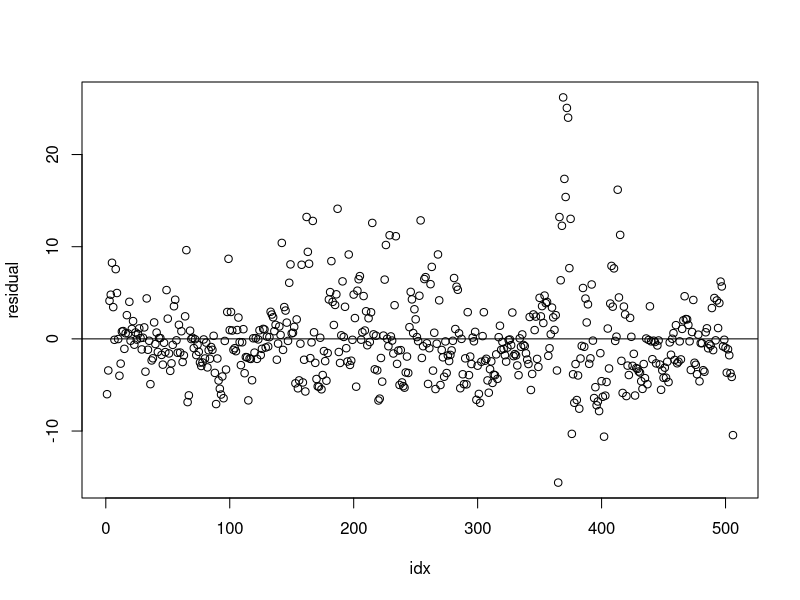
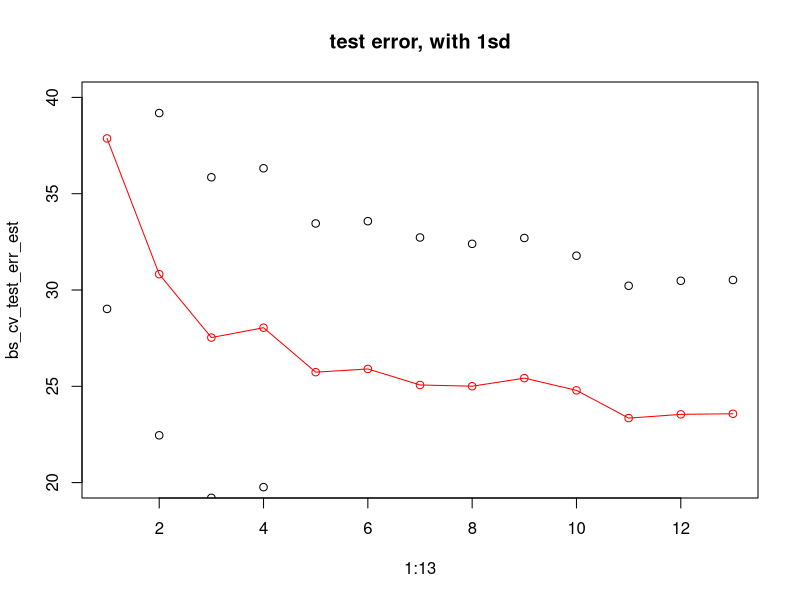

The R script that drew these images, in order:
rm(list=ls())
library(MASS)
data(Boston)
# head(Boston)
# ?Boston #medv: response
# Boston$chas = as.factor(Boston$chas)
# Boston$rad = as.factor(Boston$rad)

data_X = model.matrix(medv~., Boston)[,-1]
data_y = Boston$medv

set.seed(20240419)


#regular least squares
ls_fit = lm(medv~., data=Boston)
round(coef(ls_fit),3)
plot(1:506, ls_fit$residuals, xlab='idx', ylab='residual')
abline(0,0)

ls_num_cv_iter = 100
ls_error_vec = rep(NA, ls_num_cv_iter)
for(k in 1:ls_num_cv_iter){
    train_data_size = 450 #among 506
    train_data_indicator = sample(c(rep(TRUE,train_data_size), rep(FALSE,nrow(Boston)-train_data_size)))
    test_data_indicator = !(train_data_indicator)
    ls_fit_full = lm(medv~., data=Boston[train_data_indicator,])
    pred = predict(ls_fit_full, as.data.frame(data_X[test_data_indicator,]))
    ls_error_vec[k] = mean((as.vector(pred) - data_y[test_data_indicator])^2)
}
mean(ls_error_vec)
sd(ls_error_vec)


#best subset (say 'bs')
library(leaps)
bs_fit_full = regsubsets(medv ~ ., Boston, nvmax=13)
summary(bs_fit_full)

#CV (not k-fold, but randomly select training/test dataset for each iteration)

bs_num_cv_iter = 100
bs_val_errors_mat = matrix(NA, bs_num_cv_iter, 13)
for(k in 1:bs_num_cv_iter){
    train_data_size = 450 #among 506
    train_data_indicator = sample(c(rep(TRUE,train_data_size), rep(FALSE,nrow(Boston)-train_data_size)))
    test_data_indicator = !(train_data_indicator)
    bs_fit = regsubsets(medv ~ ., Boston[train_data_indicator,], nvmax=13)
    test_data_X = model.matrix(medv~., data=Boston[test_data_indicator,])
    val_errors = rep(NA, 13)
    for(i in 1:13){
        coef_i = coef(bs_fit, id=i)
        pred = test_data_X[,names(coef_i)] %*% coef_i
        val_errors[i] = mean((Boston$medv[test_data_indicator]-pred)^2)
    }
    bs_val_errors_mat[k,] = val_errors
}
bs_cv_test_err_est = colMeans(bs_val_errors_mat)
bs_cv_test_err_sd = apply(bs_val_errors_mat, 2, sd)

which.min(bs_cv_test_err_est) #11
plot(1:13, bs_cv_test_err_est, col='red', ylim=c(20,40), type='l', main="test error, with 1sd")
points(1:13, bs_cv_test_err_est, col='red')
points(1:13, bs_cv_test_err_est+bs_cv_test_err_sd, col='black')
points(1:13, bs_cv_test_err_est-bs_cv_test_err_sd, col='black')
#use 5 or 11
round(coef(bs_fit_full, id=11),3)
bs_cv_test_err_est[11] #test err est
sd(bs_val_errors_mat[,11])

#ridge
library(glmnet)
data_X = model.matrix(medv~., Boston)[,-1]
data_y = Boston$medv
# ?glmnet
ridge_fit = glmnet(data_X, data_y, family="gaussian", standardize=TRUE, alpha=0, lambda=c(10000, 1000, 100, 10, 1, 0.1)) 
#use a decreasing sequence of lambda
sqrt(sum(coef(ridge_fit)[-1,1]^2)) 
#return to the original scale(covered back from standardization)
sqrt(sum(coef(ridge_fit)[-1,2]^2))
sqrt(sum(coef(ridge_fit)[-1,3]^2))
sqrt(sum(coef(ridge_fit)[-1,4]^2))
sqrt(sum(coef(ridge_fit)[-1,5]^2))
sqrt(sum(coef(ridge_fit)[-1,6]^2))

set.seed(20240419)
lambda_grid = 10^seq(10, -3, length=100)
ridge_num_cv_iter = 100
ridge_val_errors_mat = matrix(NA, ridge_num_cv_iter, length(lambda_grid))
for(k in 1:ridge_num_cv_iter){
    train_data_size = 450 #among 506
    train_data_indicator = sample(c(rep(TRUE,train_data_size), rep(FALSE,nrow(Boston)-train_data_size)))
    test_data_indicator = !(train_data_indicator)
    ridge_fit = glmnet(data_X[train_data_indicator,], data_y[train_data_indicator], 
                        family="gaussian", standardize=TRUE, alpha=0, lambda=lambda_grid) 
    val_errors = rep(NA, length(lambda_grid))
    for(i in 1:length(lambda_grid)){
        ridge_pred = predict(ridge_fit, s=lambda_grid[i], newx=data_X[test_data_indicator,])
        val_errors[i] = mean((data_y[test_data_indicator]-ridge_pred)^2)
    }
    ridge_val_errors_mat[k,] = val_errors
}
ridge_cv_test_err_est = colMeans(ridge_val_errors_mat)
which.min(ridge_cv_test_err_est) #83
lambda_grid[which.min(ridge_cv_test_err_est)] #0.0001592283
ridge_cv_test_err_est[which.min(ridge_cv_test_err_est)] #23.09675
sd(ridge_val_errors_mat[,which.min(ridge_cv_test_err_est)])


##select
ridge_fit = glmnet(data_X, data_y, family="gaussian", standardize=TRUE, alpha=0, lambda=c(0.1, 0.001, 0.0001592283, 0.0000001)) 
round(coef(ridge_fit)[,3],3)


#lasso
library(glmnet)
data_X = model.matrix(medv~., Boston)[,-1]
data_y = Boston$medv
lasso_fit = glmnet(data_X, data_y, family="gaussian", standardize=TRUE, alpha=1, lambda=c(100, 10, 1, 0.1, 0.01)) 
#use a decreasing sequence of lambda
sum(abs(coef(lasso_fit)[-1,1]))
#return to the original scale(covered back from standardization)
sum(abs(coef(lasso_fit)[-1,2]))
sum(abs(coef(lasso_fit)[-1,3]))
sum(abs(coef(lasso_fit)[-1,4]))
sum(abs(coef(lasso_fit)[-1,5]))

set.seed(20240419)
lambda_grid = 10^seq(2, -5, length=100)
#CV (problem 5)
lasso_num_cv_iter = 100
lasso_val_errors_mat = matrix(NA, lasso_num_cv_iter, length(lambda_grid))
for(k in 1:lasso_num_cv_iter){
    train_data_size = 450 #among 506 #bootstrap: set it nrow(Boston), or 506
    train_data_indicator = sample(c(rep(TRUE,train_data_size), rep(FALSE,nrow(Boston)-train_data_size))) #bootstrap: sample it with replacement
    test_data_indicator = !(train_data_indicator)
    if(sum(test_data_indicator)==0){
        next
    }
    lasso_fit = glmnet(data_X[train_data_indicator,], data_y[train_data_indicator], 
                        family="gaussian", standardize=TRUE, alpha=1, lambda=lambda_grid) 
    val_errors = rep(NA, length(lambda_grid))
    for(i in 1:length(lambda_grid)){
        lasso_pred = predict(lasso_fit, s=lambda_grid[i], newx=data_X[test_data_indicator,])
        val_errors[i] = mean((data_y[test_data_indicator]-lasso_pred)^2)
    }
    lasso_val_errors_mat[k,] = val_errors
}
lasso_cv_test_err_est = colMeans(lasso_val_errors_mat)
which.min(lasso_cv_test_err_est) #51(random CV)
lambda_grid[which.min(lasso_cv_test_err_est)] #0.02915053
lasso_cv_test_err_est[which.min(lasso_cv_test_err_est)] #23.09(random CV)
sd(lasso_val_errors_mat[,which.min(lasso_cv_test_err_est)])

##select
lasso_fit = glmnet(data_X, data_y, family="gaussian", standardize=TRUE, alpha=1, lambda=c(1, 0.1, 0.02915053, 0.01)) 
round(coef(lasso_fit)[,3],3)
